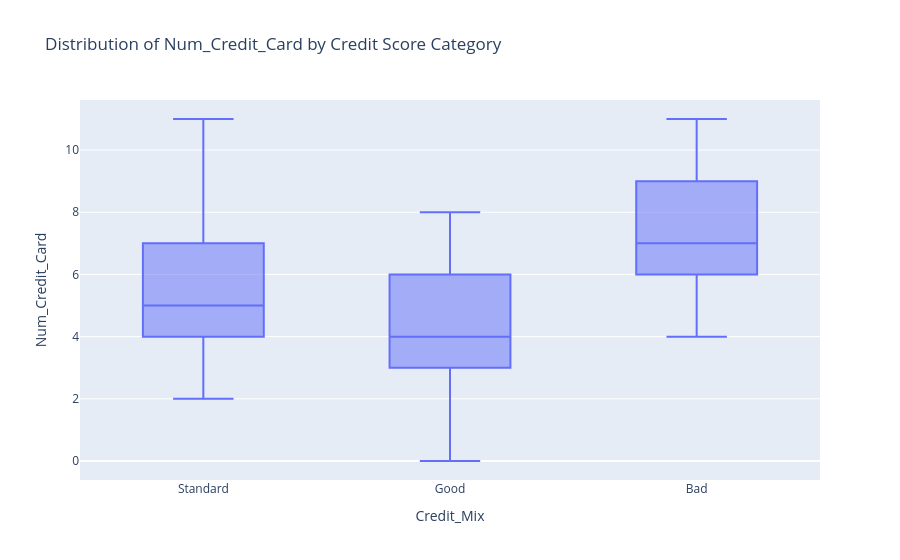

The code cell stored with this chart in its notebook:
### Markdown cell above
Las medianas tienen el orden esperado: Median Bad > Mediana Standard > Mediana Good

### Code cell
fig_box = px.box(df, x="Credit_Mix", y=col, title=f"Distribution of {col} by Credit Score Category")
fig_box.show()

### Figure 1 — Plotly figure (JSON) as saved in the notebook; plotly's stock layout.template omitted (floating-point values rounded to 4 significant figures; data arrays with more than 128 entries replaced by an {"elided": "..."} marker saying what was removed)
{"data": [{"alignmentgroup": "True", "hovertemplate": "Credit_Mix=%{x}<br>Num_Credit_Card=%{y}<extra></extra>", "legendgroup": "", "marker": {"color": "#636efa"}, "name": "", "notched": false, "offsetgroup": "", "orientation": "v", "showlegend": false, "type": "box", "x": {"elided": "100000 str values"}, "x0": " ", "xaxis": "x", "y": {"elided": "100000 int values"}, "y0": " ", "yaxis": "y"}], "layout": {"boxmode": "group", "legend": {"tracegroupgap": 0}, "title": {"text": "Distribution of Num_Credit_Card by Credit Score Category"}, "xaxis": {"anchor": "y", "domain": [0, 1], "title": {"text": "Credit_Mix"}}, "yaxis": {"anchor": "x", "domain": [0, 1], "title": {"text": "Num_Credit_Card"}}}}
